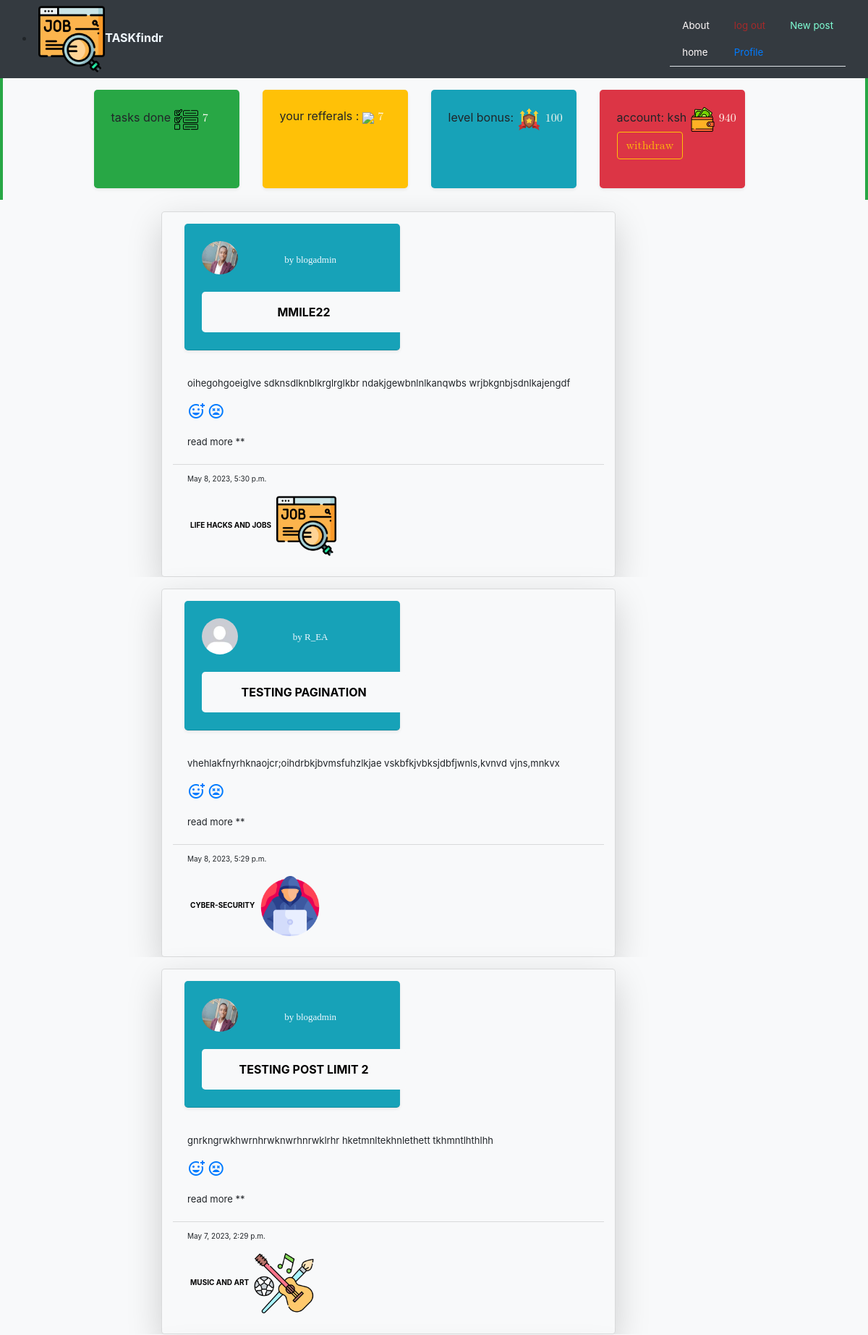
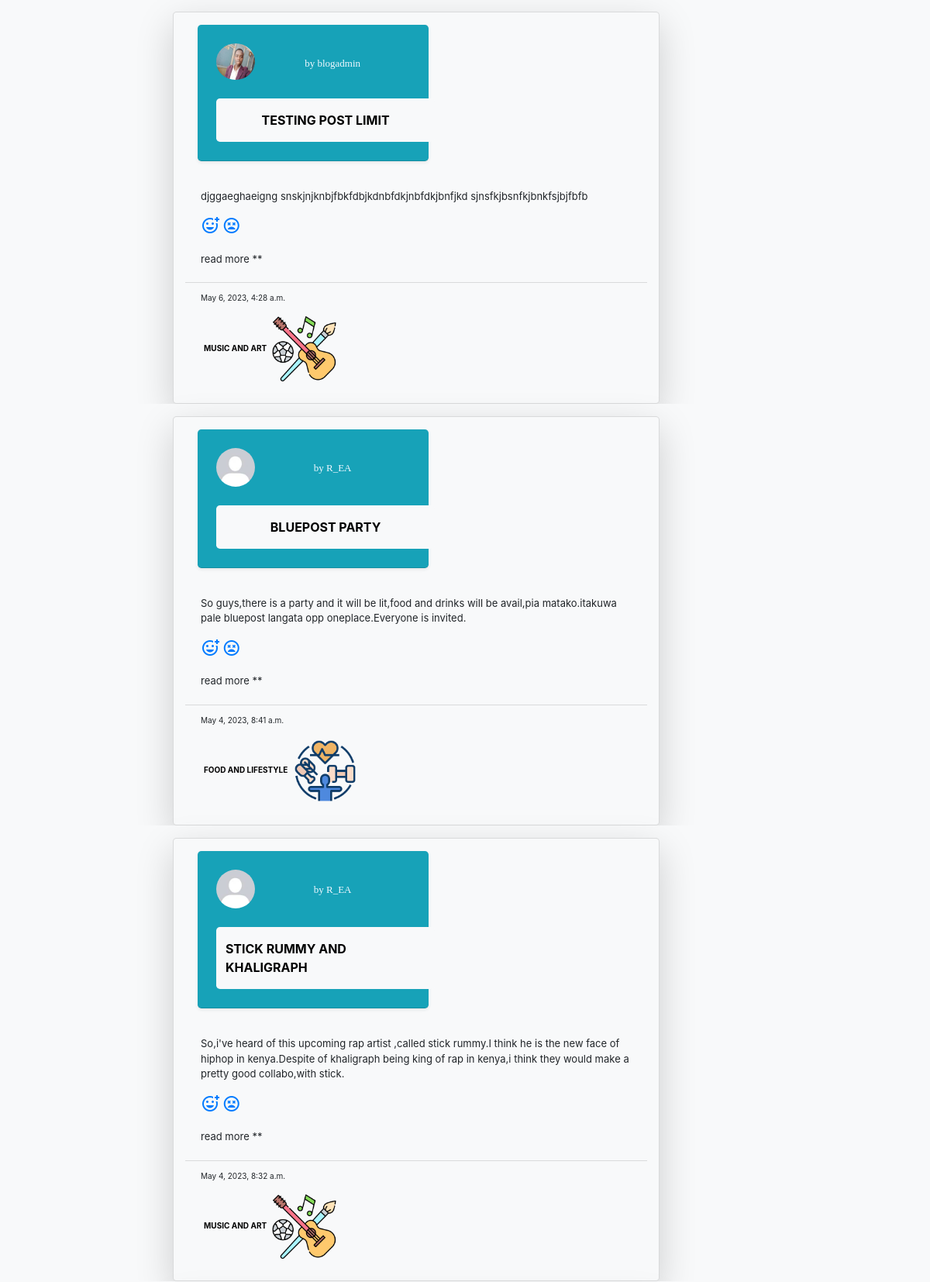
The page / (signed in, upper part) on the database its author committed (2 pictures, top to bottom).
### blog/models.py (models this page shows, shortened)
class blogpost(models.Model):
    title = models.CharField(max_length=100)
    content = models.TextField(max_length=500)
    date_posted = models.DateTimeField(default=timezone.now)
    author = models.ForeignKey(User,on_delete=models.CASCADE)
    spaces = models.CharField(choices=CATEGORY_CHOICES,max_length=30,null=False,default=None)
    value = models.IntegerField(default=20)
    reaction = models.ManyToManyField(User,through="Postreaction",related_name="blogpost_reactions")

### users/models.py (models this page shows, shortened)
class profile(models.Model):
    user = models.OneToOneField(User, on_delete = models.CASCADE)
    image = models.ImageField(default ='default.jpg', upload_to ='profile_pics')
    bio = models.TextField(default=True)
    preference = models.TextField(default=True)
    level= models.IntegerField(default=1)
    phone_number = models.IntegerField(default=0)
    reffered_by = models.CharField(max_length=50,default=None,null=True)
    leveled_up = models.BooleanField(default=False)

### blog/views.py (the view)
# urls.py: path('',postlistview.as_view(),name='home'),
class postlistview(LoginRequiredMixin, ListView):
    model= post
    template_name='blog/home.html'
    context_object_name='posts'
    ordering=['-date_posted']
    paginate_by=10
    def get_context_data(self, **kwargs):
        user = self.request.user
        account = Cashaccount.objects.get(owner=user)
        reffs=account.refferals.count()
        amount= account.get_total_cash(user)
        tasks = account.get_total_tasks(user)
        level = account.get_level_bonus()
        context = super().get_context_data(**kwargs)
        new={
            "reffs":reffs,
            "tasks":tasks,
            "cash":amount,
            "level":level,
        }
        context.update(new)
        return context

### users/models.py (called while the page is built)
    def get_refferal_cash(self):
        total = self.refferals.count()
        total*=100
        return total

    def get_level_bonus(self):#if ur, say level 2 and above you get a bonus of your level multiplied by 100 (2*100)
        bonus=0
        if self.amount >= 200:
            user_level = (self.amount//100)
            bonus = (user_level-1)*100
        return bonus

    def get_total_cash(self,user):
        bonus= self.get_level_bonus()
        posts = blogpost.objects.filter(author=user)
        total=0
        for post in posts:
            cash=post.value
            total+=cash
        taskcash=self.get_refferal_cash()
        total+=taskcash
        total+=bonus
        return total

    def get_total_tasks(self,user):
        posts = blogpost.objects.filter(author=user)
        return posts.count()

### blogger/templates/blog/home.html (shortened to what this page needs)
{%extends 'blog/base.html'%}
{% load static %}
{% block content %}
  <body class='container bg-success col-lg-12 col-md-12 col-sm-12 m-10 p-1'>
            <div class=" col-lg-1 col-sm-2 col-md-1 col-sm-10 m-2 p-2">
            </div>
            <div class=" side-bar bg-success col-lg-2 col-sm-8 col-md-12 col-sm-10 m-3 p-2 shadow-sm rounded-lg">
                <div class='col p-2 m-2'>
                  <p class="mx-auto">tasks done <span style="color:floralwhite;font-family:math;">
                    <img src="static\images\icons\planning.png" style="width:20%" alt=" ">
                     {{tasks}}</span></p>
                </div>
            </div>
            <div class=" side-bar bg-warning col-lg-2 col-sm-8 col-md-12 col-sm-10 m-3 p-2 shadow-sm rounded-lg">
                <div class='col p-2 m-2'>
                  <p>your refferals : <span style="color:floralwhite;font-family:math;">
                    <img src="static\images\icons\referral.png" style="width:20%" alt=" ">
                    {{reffs}}</span></p>
                </div>
            </div>
            <div class=" side-bar bg-info col-lg-2 col-sm-8 col-md-12 col-sm-10 m-3 p-2 shadow-sm rounded-lg">
                <div class='col p-2 m-2'>
                  <p>level bonus: <span style="color:floralwhite;font-family:math;">
                    <img src="static\images\icons\level-up.png" style="width:20%" alt=" ">
                    {{level}}</span></p>
                </div>
            </div>
            <div class=" side-bar bg-danger col-lg-2 col-sm-8 col-md-12 col-sm-10 m-3 p-2 shadow-sm rounded-lg">
                <div class='col p-2 m-2'>
                  <p>account: ksh<span style="color:floralwhite;font-family:math;">
                    <img src="static\images\icons\wallet.png" style="width:20%" alt=" ">
                    {{cash}}
                    {%if cash >= 100 %}
                      <a href="{% url 'withdrawal_request'%}" style="color:floralwhite;font-family:math;"><button class="btn btn-outline-warning">withdraw</button></a>
                    {% endif %}
                  </span></p>
                </div>
            </div>
        {% for post in posts %}
            <div class='container bg-light col-lg-12 col-md-12 col-sm-12'>
                <div class="container bg-light mt-3 pb-20 col-lg-8 col-md-12 col-sm-12" id='home' style="height:50%">
                      <div class="card bg-light rounded-lg shadow-lg col-lg-10 col-md-12 col-sm-6">
                        <div class=" card-header bg-info col-lg-6 col-sm-6 col-md-12 m-3 p-2 shadow-sm rounded-lg">
                          <div class='row p-2 m-2'>
                            <img class="rounded-circle" src="{{post.author.profile.image.url}}" style="width:20%" alt="pic">
                            <h2 class="mx-auto card-text row"> <a  href="{% url 'user_post' post.author.username %}"><span style="font-size:small;font-family:cursive;color:aliceblue">by {{post.author}}</span></h2>
                          </div>
                          <div class=' row bg-light rounded-lg p-2 m-3 col-sm-12 ' style="">
                            <a href="{% url 'post_detail' post.id %}"style="text-decoration:none;color:black;" class='mx-auto p-1 m-1'><strong>{{post.title|upper}}</strong></a>
                          </div>
                        </div>
                        <div style="font-size:small"class="card-body">
                          <p class="card-text">{{post.content}} </p>
                          <p>
                            <a href="{% url 'like' post.id %}"
                              ><span class="material-symbols-outlined"> add_reaction </span>
                            </a>
                            <a href="{% url 'dislike' post.id %}">
                              <span class="material-symbols-outlined">
                              </span>
                            </a>
                          </p>
                          read more **
                        </div>
                        <div style="font-size:x-small;@mediaquery(min)"class="card-footer bg-light">
                          <p>{{ post.date_posted}}</p> <p><a href="{% url 'spaces_list' post.spaces %}" style="text-decoration:none;color:black"class='mx-auto p-1 m-1'><b>{{post.spaces}}</b></a>
                            {%if post.spaces == "MUSIC AND ART" %}
                              <img class="funimage" src="static\images\icons\hobby.png" style="width:15%" alt=" "/>
                            {% elif post.spaces == "CYBER-SECURITY" %}
                              <img class="funimage"src="static\images\icons\hacker.png" style="width:15%" alt=" "/>
                            {% elif post.spaces == "FOOD AND LIFESTYLE" %}
                              <img class="funimage"src="static\images\icons\health.png" style="width:15%" alt=" "/>
                            {% elif post.spaces == "LIFE HACKS AND JOBS" %}
                              <img class="funimage" src="static\images\icons\job.png" style="width:15%" alt=" "/>
                            {% elif post.spaces == "PROGRAMMING AND DATA SCIENCE" %}
                              <img class="funimage"src="static\images\icons\web-programming.png" style="width:15%" alt=" "/>
                            {% endif %}
                          </p>
                        </div>
                     </div>
                </div>
            </div>
        {% endfor %}
    </body>
{% endblock %}

### rows shown on the page
blogpost: author.profile.image (picture), author "blogadmin", title "MMILE22", content "oihegohgoeiglve sdknsdlknblkrglrglkbr ndakjgewbnlnlkanqwbs wrjbkgnbjsdnlkajengdf", date_posted "May 8, 2023, 5:30 p.m.", spaces "LIFE HACKS AND JOBS"
blogpost: author.profile.image (placeholder picture), author "R_EA", title "TESTING PAGINATION", content "vhehlakfnyrhknaojcr;oihdrbkjbvmsfuhzlkjae vskbfkjvbksjdbfjwnls,kvnvd vjns,mnkvx", date_posted "May 8, 2023, 5:29 p.m.", spaces "CYBER-SECURITY"
blogpost: author.profile.image (picture), author "blogadmin", title "TESTING POST LIMIT 2", content "gnrkngrwkhwrnhrwknwrhnrwklrhr hketmnltekhnlethett tkhmntlhthlhh", date_posted "May 7, 2023, 2:29 p.m.", spaces "MUSIC AND ART"
blogpost: author.profile.image (picture), author "blogadmin", title "TESTING POST LIMIT", content "djggaeghaeigng snskjnjknbjfbkfdbjkdnbfdkjnbfdkjbnfjkd sjnsfkjbsnfkjbnkfsjbjfbfb", date_posted "May 6, 2023, 4:28 a.m.", spaces "MUSIC AND ART"
blogpost: author.profile.image (placeholder picture), author "R_EA", title "BLUEPOST PARTY", content "So guys,there is a party and it will be lit,food and drinks will be avail,pia matako.itakuwa pale bluepost langata opp oneplace.Everyone is invited.", date_posted "May 4, 2023, 8:41 a.m.", spaces "FOOD AND LIFESTYLE"
blogpost: author.profile.image (placeholder picture), author "R_EA", title "STICK RUMMY AND KHALIGRAPH", content "So,i've heard of this upcoming rap artist ,called stick rummy.I think he is the new face of hiphop in kenya.Despite of khaligraph being king of rap in kenya,i think they would make a pretty good collabo,with stick.", date_posted "May 4, 2023, 8:32 a.m.", spaces "MUSIC AND ART"

### other values the page prints
{{ tasks }} "7"
{{ reffs }} "7"
{{ level }} "100"
{{ cash }} "940"
